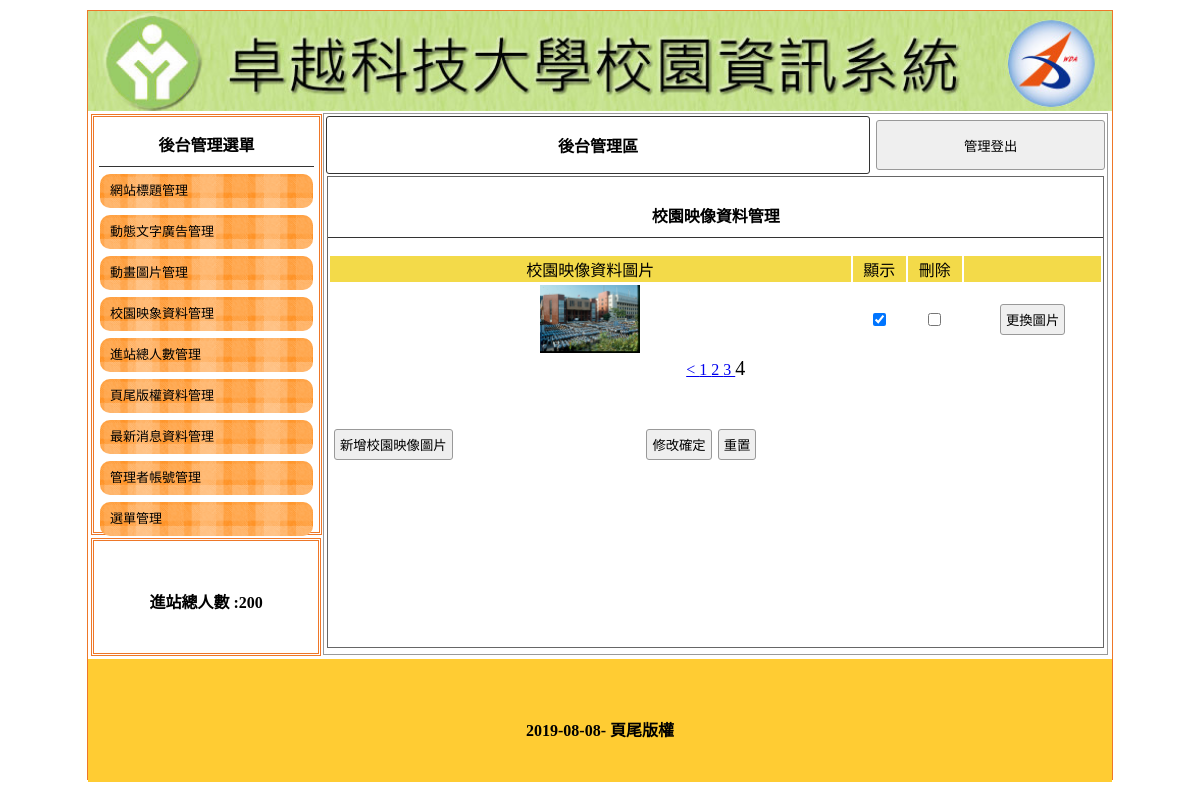
/admin.php?do=image&p=4, run on the app's committed database.
### tables this page shows
CREATE TABLE `title` (
  `id` int(10) UNSIGNED NOT NULL,
  `file` text NOT NULL,
  `text` text NOT NULL,
  `sh` int(10) NOT NULL
);

CREATE TABLE `total` (
  `id` int(10) UNSIGNED NOT NULL,
  `total` int(10) NOT NULL
);

CREATE TABLE `image` (
  `id` int(10) UNSIGNED NOT NULL,
  `file` text NOT NULL,
  `text` text NOT NULL,
  `sh` int(10) NOT NULL
);

CREATE TABLE `bottom` (
  `id` int(10) UNSIGNED NOT NULL,
  `bottom` varchar(100) NOT NULL
);

### base.php (called while the page is built, shortened)
<?php
$dsn="mysql:host=localhost;charset=utf8;dbname=web01";
$pdo=new PDO($dsn,"root","");
function nums($table, $def){
  global $pdo;
  if (is_array($def)){
     foreach($def as $key => $val){
       $str[] = sprintf("`%s`='%s'", $key, $val);
     }
      $sql = "select count(*) from $table where  ".implode(" && ", $str)."";
  }else{
      $sql = "select count(*) from $table";
  }
  return $pdo->query($sql)->fetchColumn();
}
function find($table, $def){
  global $pdo;
  if (is_array($def)){
     foreach($def as $key => $val){
       $str[] = sprintf("`%s`='%s'", $key, $val);
     }
      $sql = "select * from $table where  ".implode(" && ", $str)."";
  }else{
      $sql = "select * from $table where id='$def'";
  }
  return $pdo->query($sql)->fetch(PDO::FETCH_ASSOC);
}
function save($table, $data){
  global $pdo;
  if (!empty($data['id'])){
     foreach($data as $key => $val){
       if($key != 'id'){
       $str[] = sprintf("`%s`='%s'", $key, $val);
     }
    }
      $sql = "update $table set ".implode(",", $str)." where id='".$data['id']."'";
  }else{
      $tmp = array_keys($data);
      $sql = "insert into $table(`".implode("`,`, $tmp")."`) values('".implode("','",$str)."')";
  }
  return $pdo->exec($sql);
}
function q($str){
  global $pdo;
  return $pdo->query($str)->fetchAll();
}
?>

### admin.php (the view, shortened to what this page needs)
<?php include_once "base.php";?>
<!DOCTYPE html
	PUBLIC "-//W3C//DTD XHTML 1.0 Transitional//EN" "http://www.w3.org/TR/xhtml1/DTD/xhtml1-transitional.dtd">
<html xmlns="http://www.w3.org/1999/xhtml">
<head>
	<link href="./css/css.css" rel="stylesheet" type="text/css">
</head>
<body>
	<div id="main">
	<?php
     $title=find("title",['sh'=>1]);
	 ?>
		<a title="<?=$title['text'];?>" href="index.php">
			<div class="ti" style="background:url(&#39;./img/<?=$title['file'];?>&#39;); background-size:cover;"></div>
		</a>
		<div id="ms">
			<div id="lf" style="float:left;">
				<div id="menuput" class="dbor">
					<span class="t botli">後台管理選單</span>
					<a style="color:#000; font-size:13px; text-decoration:none;" href="?do=title">
						<div class="mainmu">
							網站標題管理 </div>
					</a>
					<a style="color:#000; font-size:13px; text-decoration:none;" href="?do=ad">
						<div class="mainmu">
							動態文字廣告管理 </div>
					</a>
					<a style="color:#000; font-size:13px; text-decoration:none;" href="?do=mvim">
						<div class="mainmu">
							動畫圖片管理 </div>
					</a>
					<a style="color:#000; font-size:13px; text-decoration:none;" href="?do=image">
						<div class="mainmu">
							校園映象資料管理 </div>
					</a>
					<a style="color:#000; font-size:13px; text-decoration:none;" href="?do=total">
						<div class="mainmu">
							進站總人數管理 </div>
					</a>
					<a style="color:#000; font-size:13px; text-decoration:none;" href="?do=bottom">
						<div class="mainmu">
							頁尾版權資料管理 </div>
					</a>
					<a style="color:#000; font-size:13px; text-decoration:none;" href="?do=news">
						<div class="mainmu">
							最新消息資料管理 </div>
					</a>
					<a style="color:#000; font-size:13px; text-decoration:none;" href="?do=admin">
						<div class="mainmu">
							管理者帳號管理 </div>
					</a>
					<a style="color:#000; font-size:13px; text-decoration:none;" href="?do=menu">
						<div class="mainmu">
							選單管理 </div>
					</a>
				</div>
				<div class="dbor" style="margin:3px; width:95%; height:20%; line-height:100px;">
					<span class="t">進站總人數 :<?=find("total",1)['total'];?></span>
				</div>
			</div>
			<div class="di"
				style="height:540px; border:#999 1px solid; width:76.5%; margin:2px 0px 0px 0px; float:left; position:relative; left:20px;">
				<table width="100%">
					<tbody>
						<tr>
							<td style="width:70%;font-weight:800; border:#333 1px solid; border-radius:3px;" class="cent"><a
									href="?do=admin" style="color:#000; text-decoration:none;">後台管理區</a></td>
							<td><button onclick="location.replace(&#39;?do=logout&#39;)"
									style="width:99%; margin-right:2px; height:50px;">管理登出</button></td>
						</tr>
					</tbody>
				</table>
				<?php include "main.php";?>
			</div>
		</div>
		<div
			style="width:1024px; left:0px; position:relative; background:#FC3; margin-top:4px; height:123px; display:block;">
			<span class="t" style="line-height:123px;"><?=find("bottom",1)['bottom'];?></span>
		</div>
	</div>
</body>
</html>

### main.php (shortened to what this page needs)
<?php
$do=(!empty($_GET['do']))?$_GET['do']:"title";
switch($do){
?>
  <?php
    case "image":
    ?>
<div style="width:99%; height:87%; margin:auto; overflow:auto; border:#666 1px solid;">
					<p class="t cent botli">校園映像資料管理</p>
					<form method="post" action="api.php?do=editData">
						<table width="100%" class="cent">
							<tbody>
								<tr class="yel">
									<td width="68%">校園映像資料圖片</td>
									<td width="7%">顯示</td>
									<td width="7%">刪除</td>
									<td></td>
								</tr>
                 <?php
                     $all=nums("image","");
                     $div=3;
                     $pages=ceil($all/$div);
                     $now=(!empty($_GET['p']))?$_GET['p']:1;
                     $start=($now-1)*$div;
                     $rows=q("select * from image limit $start,$div");
                     foreach($rows as $r){
                      $chk=($r['sh']==1)?"checked":"";
                 ?>
                <tr>
									<td width="68%"><img src="./img/<?=$r['file'];?>" style="width:100px;height:68px"></td>
									<td width="7%"><input type="checkbox" name="sh[]" value="<?=$r['id'];?>" <?=$chk;?>></td>
									<td width="7%"><input type="checkbox" name="del[]" value="<?=$r['id'];?>"></td>
									<td><input type="button" value="更換圖片" onclick="op(&#39;#cover&#39;,&#39;#cvr&#39;,&#39;view.php?do=updateImage&id=<?=$r['id'];?>&#39;)"></td>
								</tr>
                <?php
                 }
                ?>
                <tr>
                <td colspan="4">
                   <?php
                     if(($now-1)>0){
                       echo "<a href='?do=image&p=".($now-1)."'> < </a>";
                     }
                     for($i=1;$i<=$pages;$i++){
                         if($now==$i){
                           echo "<span style='font-size:20px'> $i </span>";
                         }else{
                          echo "<a href='?do=image&p=$i'> $i </a>";
                         }
                     }
                  ?>
                  </td>
                </tr>
							</tbody>
						</table>
						<table style="margin-top:40px; width:70%;">
							<tbody>
								<tr>
									<td width="200px"><input type="button"
											onclick="op(&#39;#cover&#39;,&#39;#cvr&#39;,&#39;view.php?do=image&#39;)" value="新增校園映像圖片"></td>
									<td class="cent"><input type="submit" value="修改確定"><input type="reset" value="重置"></td>
								</tr>
							</tbody>
						</table>
					</form>
				</div>
  <?php
    break;
    ?>
  <?php
      }
      ?>

### css/css.css (style rules this page uses)
body { padding:0px; margin:0px; }
#main { width:1024px; height:768px; margin:10px auto 10px auto; border:#EE7728 1px solid; position:relative; }
.ti { width:100%; height:100px; position:relative; background-size:cover; background-repeat:no-repeat; }
.dbor { border:#EE7728 double 3px; margin:1px; padding:2px 10px 2px 10px; }
.t { font-weight:800; display:block; text-align:center; padding:10px 1px 10px 1px; }
.botli { border-bottom:#333 1px solid; }
.mainmu { position:relative; border-radius:10px; background:url(../icon/menu.fw.png) center no-repeat; background-size:cover; line-height:30px; padding:2px 10px 2px 10px; margin:7px 1px 7px 1px; }
#lf { height:540px; width:21%; display:inline-block; }
#menuput { width:100%; height:75%; position:relative; padding:5px; display:block; margin: 3px; }
.di { display:inline-block; }
.cent { text-align:center; }
input,button { border:#999 1px solid; border-radius:3px; background:#EFEFEF; padding:5px; margin:3px; }
.yel td { background:#F3DA49; text-align:center; }

### data on the page
title: file (picture)
total: total "200"
image: file (picture)
bottom: bottom "2019-08-08- 頁尾版權"
